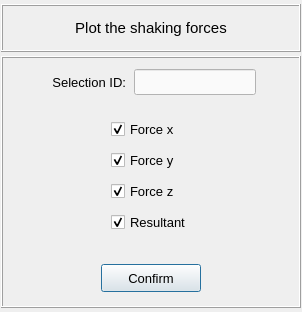
<?xml version="1.0" encoding="UTF-8"?>
<ui version="4.0">
 <class>Form</class>
 <widget class="QWidget" name="Form">
  <property name="geometry">
   <rect>
    <x>0</x>
    <y>0</y>
    <width>302</width>
    <height>312</height>
   </rect>
  </property>
  <property name="windowTitle">
   <string>Form</string>
  </property>
  <layout class="QGridLayout" name="gridLayout">
   <property name="leftMargin">
    <number>1</number>
   </property>
   <property name="topMargin">
    <number>4</number>
   </property>
   <property name="rightMargin">
    <number>1</number>
   </property>
   <property name="bottomMargin">
    <number>4</number>
   </property>
   <property name="spacing">
    <number>4</number>
   </property>
   <item row="0" column="0">
    <widget class="QFrame" name="frame_title">
     <property name="minimumSize">
      <size>
       <width>0</width>
       <height>48</height>
      </size>
     </property>
     <property name="maximumSize">
      <size>
       <width>16777215</width>
       <height>48</height>
      </size>
     </property>
     <property name="frameShape">
      <enum>QFrame::Box</enum>
     </property>
     <property name="frameShadow">
      <enum>QFrame::Raised</enum>
     </property>
     <layout class="QGridLayout" name="gridLayout_2">
      <item row="0" column="0">
       <widget class="QLabel" name="label">
        <property name="font">
         <font>
          <pointsize>11</pointsize>
          <weight>50</weight>
          <bold>false</bold>
         </font>
        </property>
        <property name="text">
         <string>Plot the shaking forces</string>
        </property>
        <property name="alignment">
         <set>Qt::AlignCenter</set>
        </property>
       </widget>
      </item>
     </layout>
    </widget>
   </item>
   <item row="1" column="0">
    <widget class="QFrame" name="frame">
     <property name="frameShape">
      <enum>QFrame::Box</enum>
     </property>
     <property name="frameShadow">
      <enum>QFrame::Raised</enum>
     </property>
     <layout class="QGridLayout" name="gridLayout_3">
      <property name="leftMargin">
       <number>4</number>
      </property>
      <property name="topMargin">
       <number>4</number>
      </property>
      <property name="rightMargin">
       <number>4</number>
      </property>
      <property name="bottomMargin">
       <number>4</number>
      </property>
      <property name="spacing">
       <number>4</number>
      </property>
      <item row="0" column="0">
       <widget class="QFrame" name="frame_selection_id">
        <property name="minimumSize">
         <size>
          <width>0</width>
          <height>40</height>
         </size>
        </property>
        <property name="maximumSize">
         <size>
          <width>380</width>
          <height>40</height>
         </size>
        </property>
        <property name="frameShape">
         <enum>QFrame::NoFrame</enum>
        </property>
        <property name="frameShadow">
         <enum>QFrame::Raised</enum>
        </property>
        <layout class="QGridLayout" name="gridLayout_5">
         <property name="leftMargin">
          <number>2</number>
         </property>
         <property name="topMargin">
          <number>2</number>
         </property>
         <property name="rightMargin">
          <number>2</number>
         </property>
         <property name="bottomMargin">
          <number>2</number>
         </property>
         <property name="horizontalSpacing">
          <number>8</number>
         </property>
         <property name="verticalSpacing">
          <number>2</number>
         </property>
         <item row="0" column="0">
          <spacer name="horizontalSpacer_3">
           <property name="orientation">
            <enum>Qt::Horizontal</enum>
           </property>
           <property name="sizeHint" stdset="0">
            <size>
             <width>40</width>
             <height>20</height>
            </size>
           </property>
          </spacer>
         </item>
         <item row="0" column="2">
          <widget class="QLineEdit" name="lineEdit_selection_id">
           <property name="minimumSize">
            <size>
             <width>100</width>
             <height>26</height>
            </size>
           </property>
           <property name="maximumSize">
            <size>
             <width>160</width>
             <height>26</height>
            </size>
           </property>
           <property name="font">
            <font>
             <family>MS Shell Dlg 2</family>
             <pointsize>10</pointsize>
             <weight>50</weight>
             <italic>false</italic>
             <bold>false</bold>
            </font>
           </property>
           <property name="focusPolicy">
            <enum>Qt::StrongFocus</enum>
           </property>
           <property name="styleSheet">
            <string notr="true">QLineEdit{color: rgb(0, 0, 0); background-color: rgb(250, 250, 250)}
QLineEdit:disabled{color: rgb(100, 100, 100); background-color: rgb(240, 240, 240)}</string>
           </property>
           <property name="alignment">
            <set>Qt::AlignCenter</set>
           </property>
          </widget>
         </item>
         <item row="0" column="1">
          <widget class="QLabel" name="label_2">
           <property name="minimumSize">
            <size>
             <width>80</width>
             <height>26</height>
            </size>
           </property>
           <property name="maximumSize">
            <size>
             <width>100</width>
             <height>26</height>
            </size>
           </property>
           <property name="font">
            <font>
             <family>MS Shell Dlg 2</family>
             <pointsize>10</pointsize>
             <weight>50</weight>
             <italic>false</italic>
             <bold>false</bold>
            </font>
           </property>
           <property name="text">
            <string>Selection ID:</string>
           </property>
           <property name="alignment">
            <set>Qt::AlignRight|Qt::AlignTrailing|Qt::AlignVCenter</set>
           </property>
          </widget>
         </item>
         <item row="0" column="3">
          <spacer name="horizontalSpacer_4">
           <property name="orientation">
            <enum>Qt::Horizontal</enum>
           </property>
           <property name="sizeHint" stdset="0">
            <size>
             <width>40</width>
             <height>20</height>
            </size>
           </property>
          </spacer>
         </item>
        </layout>
       </widget>
      </item>
      <item row="1" column="0">
       <widget class="QFrame" name="frame_2">
        <property name="frameShape">
         <enum>QFrame::NoFrame</enum>
        </property>
        <property name="frameShadow">
         <enum>QFrame::Raised</enum>
        </property>
        <layout class="QGridLayout" name="gridLayout_4">
         <item row="3" column="2">
          <widget class="QCheckBox" name="checkBox_resultant_force">
           <property name="font">
            <font>
             <pointsize>10</pointsize>
            </font>
           </property>
           <property name="text">
            <string>Resultant</string>
           </property>
           <property name="checked">
            <bool>true</bool>
           </property>
          </widget>
         </item>
         <item row="0" column="2">
          <widget class="QCheckBox" name="checkBox_force_Fx">
           <property name="font">
            <font>
             <pointsize>10</pointsize>
            </font>
           </property>
           <property name="text">
            <string>Force x</string>
           </property>
           <property name="checked">
            <bool>true</bool>
           </property>
          </widget>
         </item>
         <item row="2" column="2">
          <widget class="QCheckBox" name="checkBox_force_Fz">
           <property name="font">
            <font>
             <pointsize>10</pointsize>
            </font>
           </property>
           <property name="text">
            <string>Force z</string>
           </property>
           <property name="checked">
            <bool>true</bool>
           </property>
          </widget>
         </item>
         <item row="1" column="2">
          <widget class="QCheckBox" name="checkBox_force_Fy">
           <property name="font">
            <font>
             <pointsize>10</pointsize>
            </font>
           </property>
           <property name="text">
            <string>Force y</string>
           </property>
           <property name="checked">
            <bool>true</bool>
           </property>
          </widget>
         </item>
         <item row="1" column="4">
          <spacer name="horizontalSpacer_2">
           <property name="orientation">
            <enum>Qt::Horizontal</enum>
           </property>
           <property name="sizeHint" stdset="0">
            <size>
             <width>40</width>
             <height>20</height>
            </size>
           </property>
          </spacer>
         </item>
         <item row="1" column="0">
          <spacer name="horizontalSpacer">
           <property name="orientation">
            <enum>Qt::Horizontal</enum>
           </property>
           <property name="sizeHint" stdset="0">
            <size>
             <width>40</width>
             <height>20</height>
            </size>
           </property>
          </spacer>
         </item>
        </layout>
       </widget>
      </item>
      <item row="2" column="0">
       <widget class="QFrame" name="frame_7">
        <property name="minimumSize">
         <size>
          <width>0</width>
          <height>48</height>
         </size>
        </property>
        <property name="maximumSize">
         <size>
          <width>400</width>
          <height>48</height>
         </size>
        </property>
        <property name="frameShape">
         <enum>QFrame::NoFrame</enum>
        </property>
        <property name="frameShadow">
         <enum>QFrame::Raised</enum>
        </property>
        <layout class="QGridLayout" name="gridLayout_11">
         <property name="leftMargin">
          <number>0</number>
         </property>
         <property name="topMargin">
          <number>0</number>
         </property>
         <property name="rightMargin">
          <number>0</number>
         </property>
         <property name="bottomMargin">
          <number>0</number>
         </property>
         <property name="spacing">
          <number>0</number>
         </property>
         <item row="0" column="0">
          <widget class="QPushButton" name="pushButton_confirm">
           <property name="minimumSize">
            <size>
             <width>100</width>
             <height>28</height>
            </size>
           </property>
           <property name="maximumSize">
            <size>
             <width>100</width>
             <height>28</height>
            </size>
           </property>
           <property name="font">
            <font>
             <family>MS Shell Dlg 2</family>
             <pointsize>10</pointsize>
             <weight>50</weight>
             <italic>false</italic>
             <bold>false</bold>
            </font>
           </property>
           <property name="styleSheet">
            <string notr="true"/>
           </property>
           <property name="text">
            <string>Confirm</string>
           </property>
           <property name="default">
            <bool>true</bool>
           </property>
          </widget>
         </item>
        </layout>
       </widget>
      </item>
     </layout>
    </widget>
   </item>
  </layout>
 </widget>
 <tabstops>
  <tabstop>lineEdit_selection_id</tabstop>
  <tabstop>checkBox_force_Fx</tabstop>
  <tabstop>checkBox_force_Fy</tabstop>
  <tabstop>checkBox_force_Fz</tabstop>
  <tabstop>checkBox_resultant_force</tabstop>
  <tabstop>pushButton_confirm</tabstop>
 </tabstops>
 <resources/>
 <connections/>
</ui>
